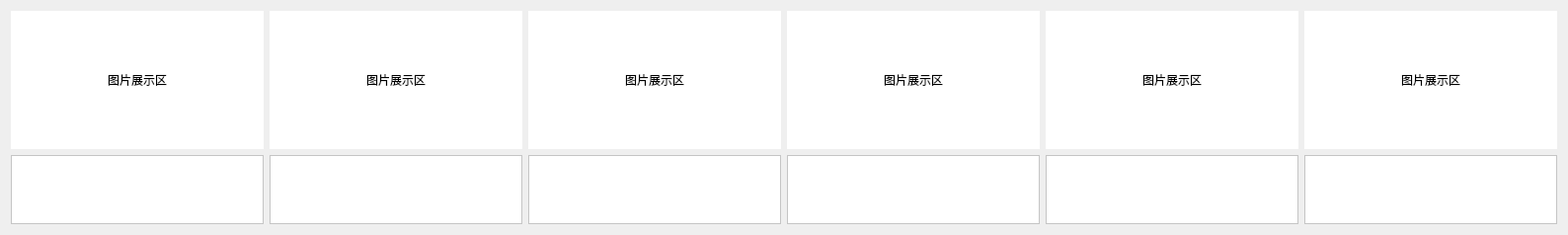
         <widget class="QWidget" name="tab_11">
          <attribute name="title">
           <string>弹窗截图页</string>
          </attribute>
          <layout class="QHBoxLayout" name="horizontalLayout_8">
           <item>
            <layout class="QVBoxLayout" name="verticalLayout_59" stretch="9,1">
             <item>
              <layout class="QVBoxLayout" name="verticalLayout_60">
               <item>
                <widget class="QLabel" name="lock_img_2">
                 <property name="styleSheet">
                  <string notr="true">background-color: rgb(255, 255, 255);</string>
                 </property>
                 <property name="text">
                  <string>图片展示区</string>
                 </property>
                 <property name="alignment">
                  <set>Qt::AlignCenter</set>
                 </property>
                </widget>
               </item>
              </layout>
             </item>
             <item>
              <widget class="QTextBrowser" name="lock_path_2">
               <property name="styleSheet">
                <string notr="true">background-color: rgb(255, 255, 255);</string>
               </property>
              </widget>
             </item>
            </layout>
           </item>
           <item>
            <layout class="QVBoxLayout" name="verticalLayout_61" stretch="9,1">
             <item>
              <layout class="QVBoxLayout" name="verticalLayout_62">
               <item>
                <widget class="QLabel" name="unlock_img_2">
                 <property name="styleSheet">
                  <string notr="true">background-color: rgb(255, 255, 255);</string>
                 </property>
                 <property name="text">
                  <string>图片展示区</string>
                 </property>
                 <property name="alignment">
                  <set>Qt::AlignCenter</set>
                 </property>
                </widget>
               </item>
              </layout>
             </item>
             <item>
              <widget class="QTextBrowser" name="unlock_path_2">
               <property name="styleSheet">
                <string notr="true">background-color: rgb(255, 255, 255);</string>
               </property>
              </widget>
             </item>
            </layout>
           </item>
           <item>
            <layout class="QVBoxLayout" name="verticalLayout_63" stretch="9,1">
             <item>
              <layout class="QVBoxLayout" name="verticalLayout_64">
               <item>
                <widget class="QLabel" name="charge_img_2">
                 <property name="styleSheet">
                  <string notr="true">background-color: rgb(255, 255, 255);</string>
                 </property>
                 <property name="text">
                  <string>图片展示区</string>
                 </property>
                 <property name="alignment">
                  <set>Qt::AlignCenter</set>
                 </property>
                </widget>
               </item>
              </layout>
             </item>
             <item>
              <widget class="QTextBrowser" name="charge_path_2">
               <property name="styleSheet">
                <string notr="true">background-color: rgb(255, 255, 255);</string>
               </property>
              </widget>
             </item>
            </layout>
           </item>
           <item>
            <layout class="QVBoxLayout" name="verticalLayout_65" stretch="9,1">
             <item>
              <layout class="QVBoxLayout" name="verticalLayout_66">
               <item>
                <widget class="QLabel" name="wifi_img_2">
                 <property name="styleSheet">
                  <string notr="true">background-color: rgb(255, 255, 255);</string>
                 </property>
                 <property name="text">
                  <string>图片展示区</string>
                 </property>
                 <property name="alignment">
                  <set>Qt::AlignCenter</set>
                 </property>
                </widget>
               </item>
              </layout>
             </item>
             <item>
              <widget class="QTextBrowser" name="wifi_path_2">
               <property name="styleSheet">
                <string notr="true">background-color: rgb(255, 255, 255);</string>
               </property>
              </widget>
             </item>
            </layout>
           </item>
           <item>
            <layout class="QVBoxLayout" name="verticalLayout_67" stretch="9,1">
             <item>
              <layout class="QVBoxLayout" name="verticalLayout_68">
               <item>
                <widget class="QLabel" name="timing_img_2">
                 <property name="styleSheet">
                  <string notr="true">background-color: rgb(255, 255, 255);</string>
                 </property>
                 <property name="text">
                  <string>图片展示区</string>
                 </property>
                 <property name="alignment">
                  <set>Qt::AlignCenter</set>
                 </property>
                </widget>
               </item>
              </layout>
             </item>
             <item>
              <widget class="QTextBrowser" name="timing_path_2">
               <property name="styleSheet">
                <string notr="true">background-color: rgb(255, 255, 255);</string>
               </property>
              </widget>
             </item>
            </layout>
           </item>
           <item>
            <layout class="QVBoxLayout" name="verticalLayout_69" stretch="9,1">
             <item>
              <layout class="QVBoxLayout" name="verticalLayout_70">
               <item>
                <widget class="QLabel" name="home_img_2">
                 <property name="styleSheet">
                  <string notr="true">background-color: rgb(255, 255, 255);</string>
                 </property>
                 <property name="text">
                  <string>图片展示区</string>
                 </property>
                 <property name="alignment">
                  <set>Qt::AlignCenter</set>
                 </property>
                </widget>
               </item>
              </layout>
             </item>
             <item>
              <widget class="QTextBrowser" name="home_path_2">
               <property name="styleSheet">
                <string notr="true">background-color: rgb(255, 255, 255);</string>
               </property>
              </widget>
             </item>
            </layout>
           </item>
          </layout>
         </widget>
